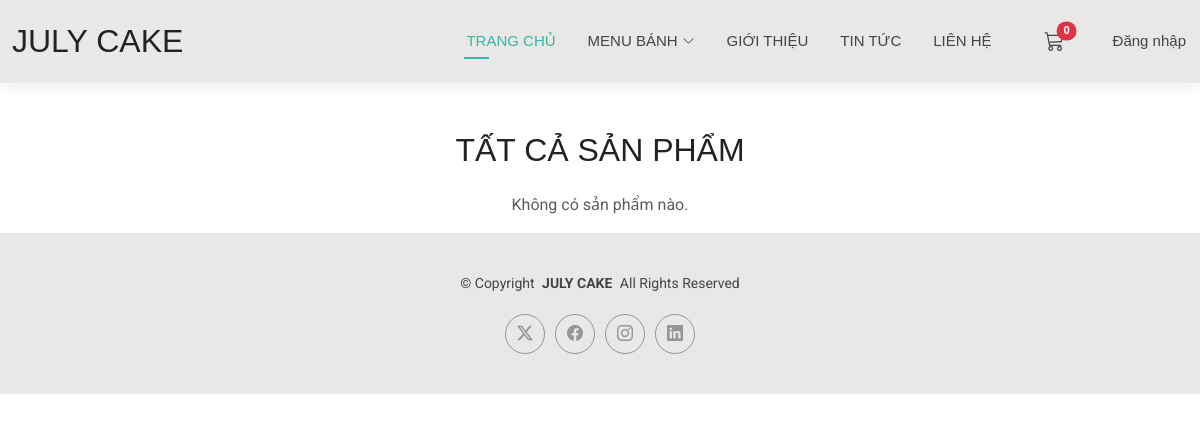
/products/, run on an earlier commit of the app's database.
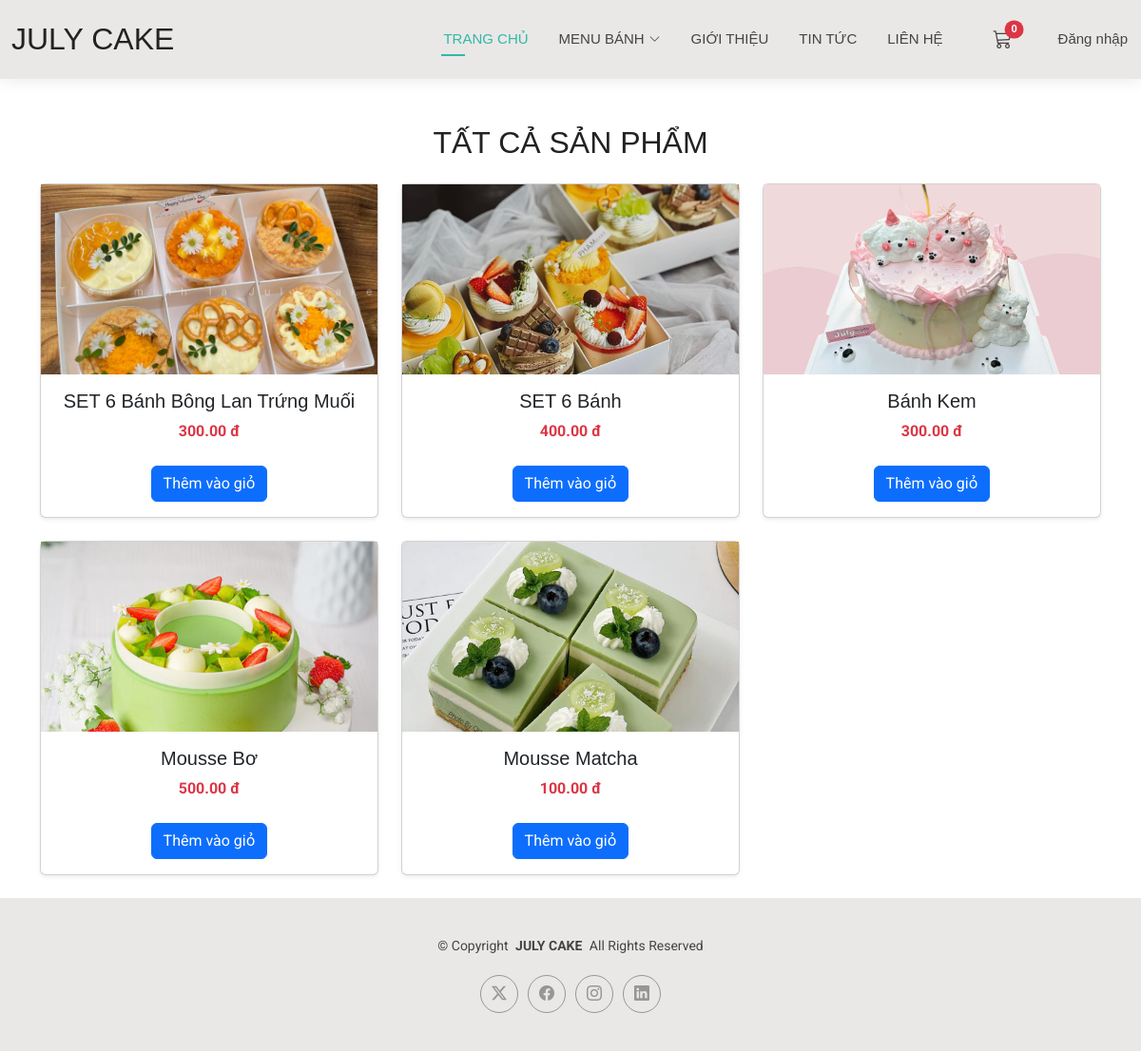
And on a later commit of the database.
### products/models.py (models this page shows, shortened)
class Product(models.Model):
    name = models.CharField(max_length=255)
    slug = models.SlugField(max_length=255, unique=True, blank=True)
    description = models.TextField(blank=True)
    price = models.DecimalField(max_digits=12, decimal_places=2, default=0)
    stock = models.PositiveIntegerField(default=0)
    image = models.ImageField(upload_to='products/', null=True, blank=True)
    categories = models.ManyToManyField(Category, related_name='products', blank=True)
    created_at = models.DateTimeField(auto_now_add=True)
    class Meta:
        ordering = ['-created_at']

### products/views.py (the view)
# urls.py: path("products/", include("products.urls", namespace="products")),  # product listing/detail/category
def products(request):
    qs = Product.objects.all()
    return render(request, 'products/products.html', {'products': qs})

### cart/context_processors.py (called while the page is built)
def cart_count(request):
    if getattr(request, 'user', None) and request.user.is_authenticated:
        total = CartItem.objects.filter(cart__user=request.user).aggregate(total=Sum('quantity'))['total'] or 0
    else:
        cart = request.session.get('cart', {})
        try:
            total = sum(int(item.get('quantity', 0) or 0) for item in cart.values())
        except Exception:
            total = 0
    return {'cart_count': int(total)}

### products/templates/products/products.html
{% extends 'base.html' %}
{% block content %}
<div class="container mt-5">
  <h2 class="text-center mb-4">TẤT CẢ SẢN PHẨM</h2>
  <div class="row">
    {% for product in products %}
      <div class="col-md-4 mb-4">
        <div class="card h-100 shadow-sm">
          <a href="{% url 'products:product_detail' product.id %}" style="text-decoration: none; color: inherit;">
            <img src="{{ product.image.url }}" style="width:100%; height:200px; object-fit:cover;">
            <div class="card-body text-center">
              <h5 class="card-title">{{ product.name }}</h5>
              <p class="text-danger fw-bold">{{ product.price }} đ</p>
              <a href="{% url 'cart:add' product.id %}" class="btn btn-primary mt-2">Thêm vào giỏ</a>
            </div>
          </a>
        </div>
      </div>
    {% empty %}
      <p class="text-center text-muted">Không có sản phẩm nào.</p>
    {% endfor %}
  </div>
</div>
{% endblock %}

What changed in the data, as far as the page shows it:
added Product: image (picture), name "SET 6 Bánh Bông Lan Trứng Muối", price "300.00"
added Product: image (picture), name "SET 6 Bánh", price "400.00"
added Product: image (picture), name "Bánh Kem", price "300.00"
added Product: image (picture), name "Mousse Bơ", price "500.00"
added Product: image (picture), name "Mousse Matcha", price "100.00"
Also different on the page:
text no longer shown: "Không có sản phẩm nào."
